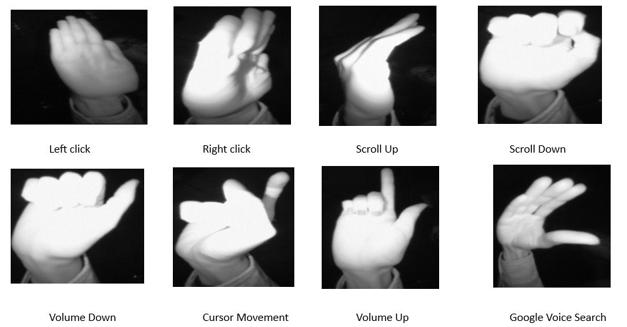
#> input picture image.png, 627 x 327 px, given in place of the camera
$ python back_sub.py
#> lines starting #> are read from the running program, lines starting #| are printed output that depends on the picture
import numpy as np
import cv2
import time

# -----------------------------
# Open Webcam
# -----------------------------
video = cv2.VideoCapture(0)  # 0 is the default webcam

if not video.isOpened():
    print("Error: Could not open webcam")
    exit()

# Get frame dimensions
width  = int(video.get(cv2.CAP_PROP_FRAME_WIDTH))
height = int(video.get(cv2.CAP_PROP_FRAME_HEIGHT))
print("Frame dimensions: {}x{}".format(width, height))

# -----------------------------
# ViBe Parameters
# -----------------------------
N = 20                  # Number of samples per pixel in the background model
R_val = 20              # Matching threshold (radius)
Number_min = 2          # Minimum number of matches needed to consider a pixel background
Rand_Samples = 20       # Background model update probability: 1 in Rand_Samples chance
Pad = 10                # Padding for drawing bounding boxes

# -----------------------------
# Initialize the Background Model
# -----------------------------
# Capture the first frame (make sure your hand is NOT in the frame at initialization)
ret, frame_col = video.read()
#> frame_col is the input picture: shape (327, 627, 3); min 0, max 255, mean 164.8
if not ret:
    print("Error: Could not read frame from webcam.")
    exit()

frame_gray = cv2.cvtColor(frame_col, cv2.COLOR_BGR2GRAY)

# Create a background model with N noisy versions of the first frame.
Background_Model = np.empty((height, width, N), dtype=np.uint8)
for n in range(N):
    noise = np.random.randint(-10, 11, size=(height, width), dtype=np.int16)
    model_frame = frame_gray.astype(np.int16) + noise
    Background_Model[:, :, n] = np.clip(model_frame, 0, 255).astype(np.uint8)

# -----------------------------
# Main Loop: Process Each Frame
# -----------------------------
while True:
    start_time = time.time()

    ret, frame_col = video.read()
    if not ret:
        break

    # Convert the frame to grayscale for background subtraction.
    frame_gray = cv2.cvtColor(frame_col, cv2.COLOR_BGR2GRAY)
    # Replicate the current frame along a new third axis so it can be compared with the background model.
    frame_3D = np.repeat(frame_gray[:, :, np.newaxis], N, axis=2)

    # -----------------------------
    # Background Subtraction (ViBe)
    # -----------------------------
    # Compute the absolute difference between each background sample and the current frame.
    diff = np.abs(Background_Model.astype(np.int16) - frame_3D.astype(np.int16))
    # For each pixel in each channel, check if the difference is less than the threshold.
    matches = diff < R_val
    # Count the number of matching samples at each pixel.
    match_count = np.sum(matches, axis=2)
#> match_count: shape (327, 627) int64; every value is 20
    # If enough samples match, mark the pixel as background (0); otherwise, foreground (255).
    Segmentation = np.where(match_count >= Number_min, 0, 255).astype(np.uint8)
#> Segmentation: shape (327, 627); every value is 0

    # -----------------------------
    # Update the Background Model (only for pixels marked as background)
    # -----------------------------
    bg_mask = (Segmentation == 0)
#> bg_mask: shape (327, 627) bool; every value is 1

    # Self-update: with a probability of 1/Rand_Samples, update the pixel's own background model.
    update_self = (np.random.randint(0, Rand_Samples, size=(height, width)) == 0) & bg_mask
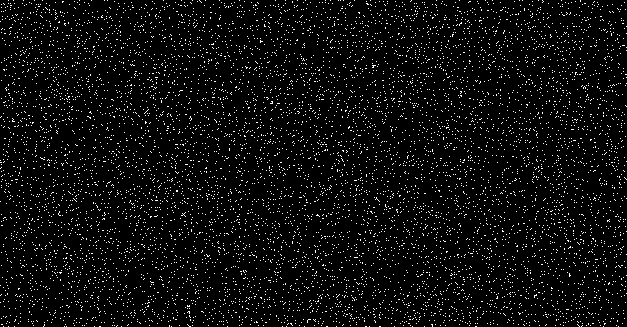
#> update_self: shape (327, 627) bool; 4.9% white in thin lines or dots
    rand_channel = np.random.randint(0, N, size=(height, width))
    ys, xs = np.where(update_self)
#> ys = 10103 values from 0 to 326; xs = 10103 values, max 626 at index 869, min 0 at index 668, mean 311.7
    Background_Model[ys, xs, rand_channel[ys, xs]] = frame_gray[ys, xs]

    # Neighbor-update: with the same probability, update a random neighbor's model.
    update_neighbor = (np.random.randint(0, Rand_Samples, size=(height, width)) == 0) & bg_mask
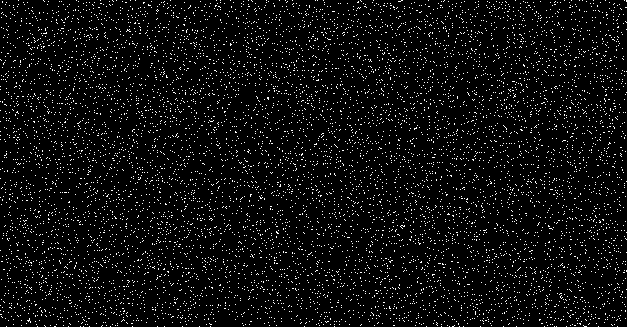
#> update_neighbor: shape (327, 627) bool; 5% white in thin lines or dots
    offset_y = np.random.randint(-1, 2, size=(height, width))
    offset_x = np.random.randint(-1, 2, size=(height, width))
    Y, X = np.indices((height, width))
    neighbor_Y = np.clip(Y + offset_y, 0, height - 1)
    neighbor_X = np.clip(X + offset_x, 0, width - 1)
    rand_channel2 = np.random.randint(0, N, size=(height, width))
    ys2, xs2 = np.where(update_neighbor)
#> ys2 = 10292 values from 0 to 326; xs2 = 10292 values, max 626 at index 35, min 0 at index 1887, mean 312
    Background_Model[neighbor_Y[ys2, xs2], neighbor_X[ys2, xs2], rand_channel2[ys2, xs2]] = frame_gray[ys2, xs2]

    # Apply a median filter to reduce noise in the segmentation mask.
    Segmentation = cv2.medianBlur(Segmentation, 7)

    # -----------------------------
    # Skin Color Detection (to help identify the hand)
    # -----------------------------
    # Convert the current frame to YCrCb color space.
    frame_YCrCb = cv2.cvtColor(frame_col, cv2.COLOR_BGR2YCrCb)
#> frame_YCrCb: shape (327, 627, 3); mean of channels 0, 1, 2 164.8, 128, 128
    # Define thresholds for skin color (these values can be adjusted).
    lower_skin = np.array([0, 133, 77], dtype=np.uint8)
#> lower_skin = [0, 133, 77]
    upper_skin = np.array([255, 173, 127], dtype=np.uint8)
#> upper_skin = [255, 173, 127]
    skin_mask = cv2.inRange(frame_YCrCb, lower_skin, upper_skin)

    # -----------------------------
    # Combine Background Subtraction and Skin Detection
    # -----------------------------
    # Only consider regions that are both foreground (from ViBe) and within the skin color range.
    hand_mask = cv2.bitwise_and(Segmentation, skin_mask)
    # Optional: apply median filtering to smooth the hand mask.
    hand_mask = cv2.medianBlur(hand_mask, 7)

    # -----------------------------
    # Find and Draw Contours Around the Hand
    # -----------------------------
    contours, _ = cv2.findContours(hand_mask, cv2.RETR_EXTERNAL, cv2.CHAIN_APPROX_SIMPLE)
#> contours = []
    for cnt in contours:
        x, y, w, h = cv2.boundingRect(cnt)
        if w > 10 and h > 10:
            cv2.rectangle(frame_col, (x - Pad, y - Pad), (x + w + Pad, y + h + Pad), (0, 255, 0), 2)
#> this loop made 0 passes

    # -----------------------------
    # Display the Results
    # -----------------------------
    cv2.imshow("Webcam Feed (with Hand Detection)", frame_col)
    cv2.imshow("Hand Mask (Foreground & Skin Combined)", hand_mask)
    # (Optional) Show the individual masks for debugging:
    cv2.imshow("Foreground Segmentation", Segmentation)
    cv2.imshow("Skin Mask", skin_mask)

    elapsed = time.time() - start_time
    print("Frame processing time: {:.3f} sec".format(elapsed))

    if cv2.waitKey(1) & 0xFF == ord('q'):
#> (key q is pressed here)
        break

# Cleanup
video.release()
cv2.destroyAllWindows()
